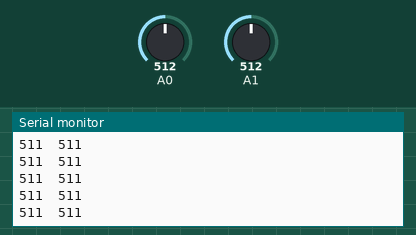
The sketch below on a simulated Arduino Uno, built with avr-gcc and run on an emulated ATmega328P. Parts: the last lines printed to the serial monitor. The test bench sets the inputs (shaded band); at power-on: A0 = 512, A1 = 512.

Above: at 1.2 s.
1.3 s: A0 set to 490
At 1.31 s:
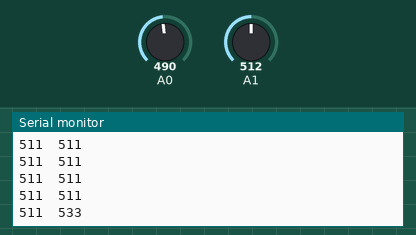
2.8 s: A1 set to 490
At 2.82 s:
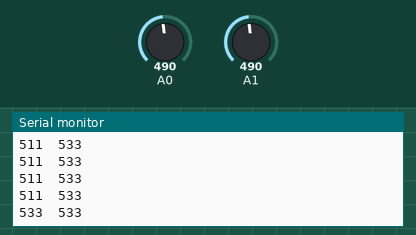
4.3 s: A0 set to 510
At 4.33 s:
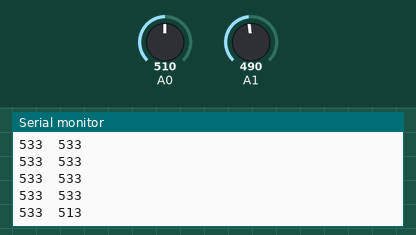
5.8 s: A1 set to 510
At 5.84 s:
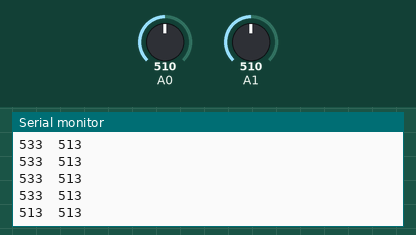
Timing chart, 0 to 8.3 s (numbered marks = the images above; inputs shaded):
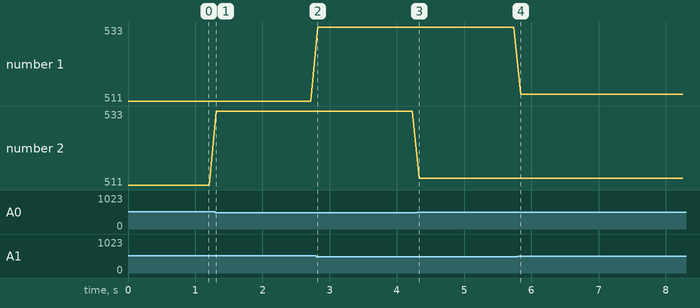

Measured:
- after the input at 1.3 s, the serial monitor: prints a new line at once (image 1)
- after the input at 2.8 s, the serial monitor: prints a new line at once (image 2)
- after the input at 4.3 s, the serial monitor: prints a new line at once (image 3)
- after the input at 5.8 s, the serial monitor: prints a new line at once (image 4)
- plotted number 2: 511 → 533 after the input at 1.3 s, 533 → 513 after the input at 4.3 s

The sketch:

analogread.ino
```cpp
boolean black_line;

//for analog read
int right_sensor;
int left_sensor;
#define right_sensor_low 60
#define right_sensor_high 1023
#define left_sensor_high 843
#define left_sensor_low 46

void setup()
{
  Serial.begin(9600);
  // for initializing blackline
  if (analogRead(A0) > 500 && analogRead(A1) > 500)
    black_line = false;
  else
    black_line = true;
}

void loop()
{
  analogread();
  Serial.print(left_sensor);
  Serial.print('\t');
  Serial.print(right_sensor);
  Serial.println();
  delay(100);
}
void analogread()
{
  right_sensor = analogRead(A0); //right
  left_sensor = analogRead(A1);
  if (!black_line)
  {
    right_sensor = map(right_sensor, 0, 1023, 1023, 0);
    left_sensor = map(left_sensor, 0, 1023, 1023, 0);
  }
}
```
